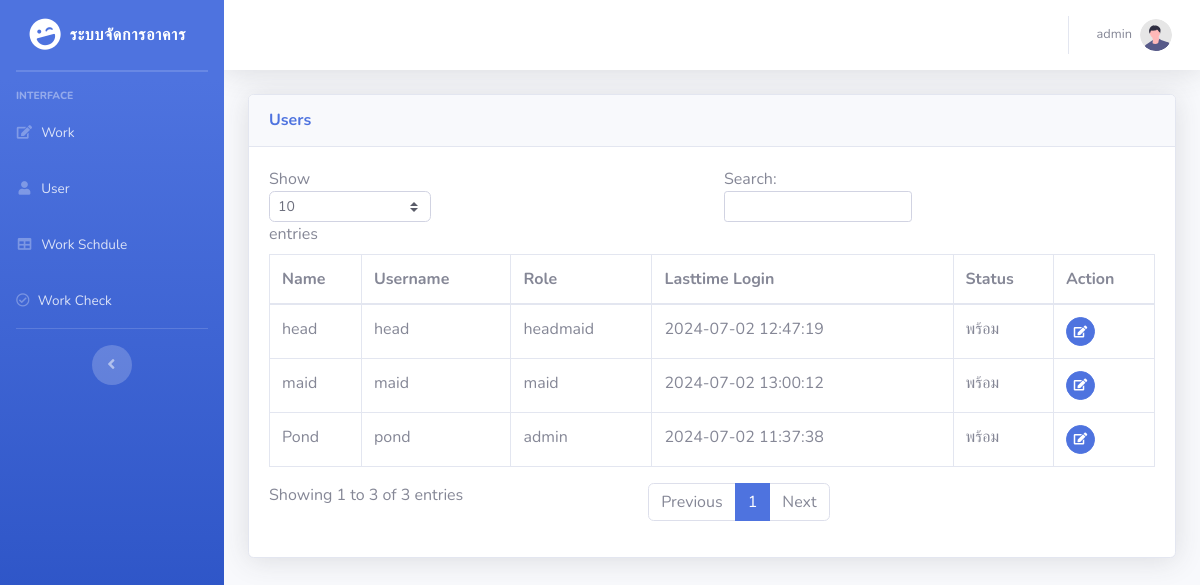
The app's page /head_users.php (signed in) with its own data.
### tables this page shows
CREATE TABLE `users` (
  `user_id` int(100) NOT NULL,
  `fullname` varchar(255) NOT NULL,
  `username` varchar(100) NOT NULL,
  `password` varchar(100) NOT NULL,
  `role` varchar(100) NOT NULL,
  `lasttime_login` varchar(255) NOT NULL,
  `status` enum('พร้อม','ลา','ไม่พร้อม','') NOT NULL
);

### head_users.php (the view, shortened to what this page needs)
<?php
include 'includes/header.php';
include 'includes/headmaid_navbar.php';
?>
<div class="container-fluid">
    <div class="card shadow mb-4">
    <div class="card-header py-3">
            <h6 class="m-0 font-weight-bold text-primary">Users</h6>
        </div>
        <?php
        $servername = "localhost";
        $username = "root";
        $password = "";
        $dbname = "project";
        $conn = new mysqli($servername, $username, $password, $dbname);
        $sql = "SELECT * FROM users WHERE user_id <> 1";
        $result = $conn->query($sql);
        if ($result->num_rows > 0) {
            echo '<div class="card-body">';
            echo '<div class="table-responsive">';
            echo '<table class="table table-bordered" id="dataTable" width="100%" cellspacing="0">';
            echo '<thead>';
            echo '<tr>';
            echo '<th>Name</th>';
            echo '<th>Username</th>';
            echo '<th>Role</th>';
            echo '<th>Lasttime Login</th>';
            echo '<th>Status</th>';
            echo '<th>Action</th>';
            echo '</tr>';
            echo '</thead>';
            echo '<tbody>';
            while ($row = $result->fetch_assoc()) {
                echo '<tr>';
                echo '<td>' . $row["fullname"] . '</td>';
                echo '<td>' . $row["username"] . '</td>';
                echo '<td>' . $row["role"] . '</td>';
                echo '<td>' . $row["lasttime_login"] . '</td>';
                echo '<td>' . $row["status"] . '</td>';
                echo '<td>
                <button class="btn btn-primary btn-circle btn-sm mr-1" data-toggle="modal" data-target="#editadminprofile' . $row["user_id"] . '"><i class="fas fa-edit"></i></button>
                </td>';
                echo '</tr>';
            }
            echo '</tbody>';
            echo '</table>';
            echo '</div>';
            echo '</div>';
        } else {
            echo "0 ผลลัพธ์";
        }
        ?>
    </div>
</div>
<?php
include 'includes/scripts.php';
include 'includes/footer.php';
?>

### records on screen
users: fullname "head", username "head", role "headmaid", lasttime_login "2024-07-02 12:47:19", status "พร้อม"
users: fullname "maid", username "maid", role "maid", lasttime_login "2024-07-02 13:00:12", status "พร้อม"
users: fullname "Pond", username "pond", role "admin", lasttime_login "2024-07-02 11:37:38", status "พร้อม"

### other values on screen
$_SESSION['full_name'] "admin"
